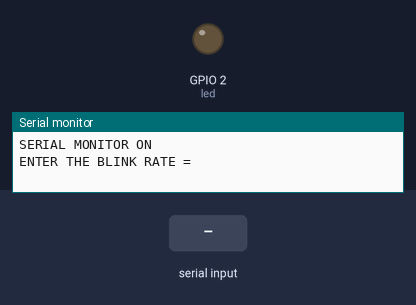
This sketch was run on a simulated ESP32. Parts: output pins drawn as LEDs (lit = HIGH), the last lines printed to the serial monitor. Dashed ring = blinking. Inputs (shaded band) come from the test bench.

Above: at 1.2 s.
1.3 s: "5\n" received over Serial
At 3.0 s:
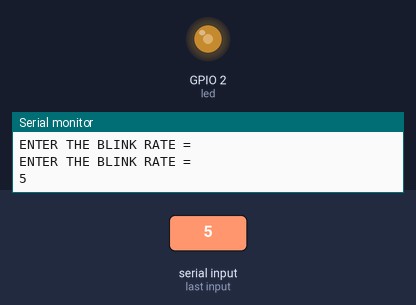
3.5 s: "90,45\n" received over Serial
At 3.72 s:
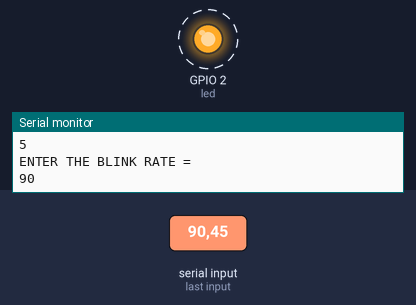
Timing chart, 0 to 12.5 s (numbered marks = the images above; inputs shaded):
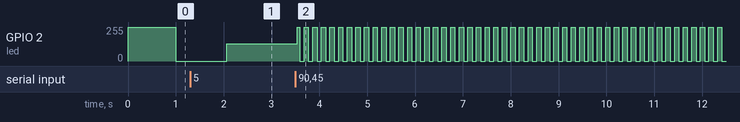

Measured:
- after the input at 3.5 s, GPIO 2 (led): alternates 255/255 for 0.09 s and 0/255 for 0.09 s, starting at once

The sketch:

FreeRTOS_TASK.ino
```cpp
#if CONFIG_FREERTOS_UNITCORE
static const BaseType_t app_cpu=0;
#else
static const BaseType_t app_cpu=1;
#endif

long int blink_rate = 1000 ;
int led = 2;


// TASK 1
void LED_BLINK (void *parameter){
while(1){
  digitalWrite(led , HIGH);
  vTaskDelay(blink_rate/portTICK_PERIOD_MS);
  digitalWrite(led , LOW);
  vTaskDelay(blink_rate/portTICK_PERIOD_MS);
}
}

//TASK 2

void CONTROL_LED_BLINK(void *parameter){
while(1){
  if(Serial.available() != 0){
  Serial.println("ENTER THE BLINK RATE = ");
  String new_blink_rate =  Serial.readStringUntil('\n');
  blink_rate = new_blink_rate.toInt() ;
  Serial.println(blink_rate);
  vTaskDelay(1000 / portTICK_PERIOD_MS);

  }
}

}

void setup(){
  Serial.begin(115200);
  Serial.println("SERIAL MONITOR ON ");
  Serial.println("ENTER THE BLINK RATE = ");
  pinMode(led,OUTPUT);
  xTaskCreatePinnedToCore(
    LED_BLINK,
    "LED_BLINK",
    1024,
    NULL,
    1,
    NULL,
    app_cpu
  );

  xTaskCreatePinnedToCore(
    CONTROL_LED_BLINK,
    "CONTROL_LED_BLINK",
    1024,
    NULL,
    1,
    NULL,
    app_cpu
  );

}

void loop (){}
```
